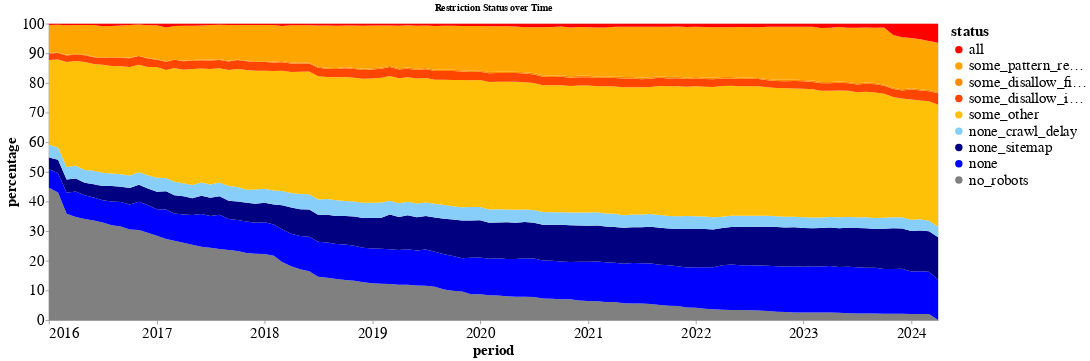
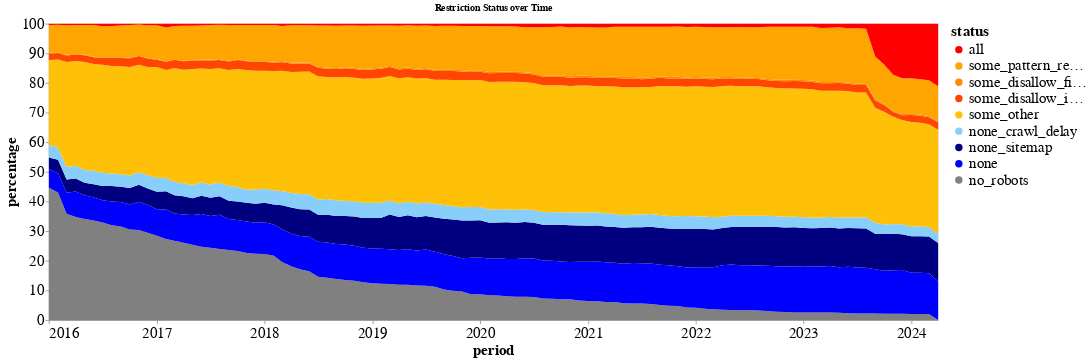
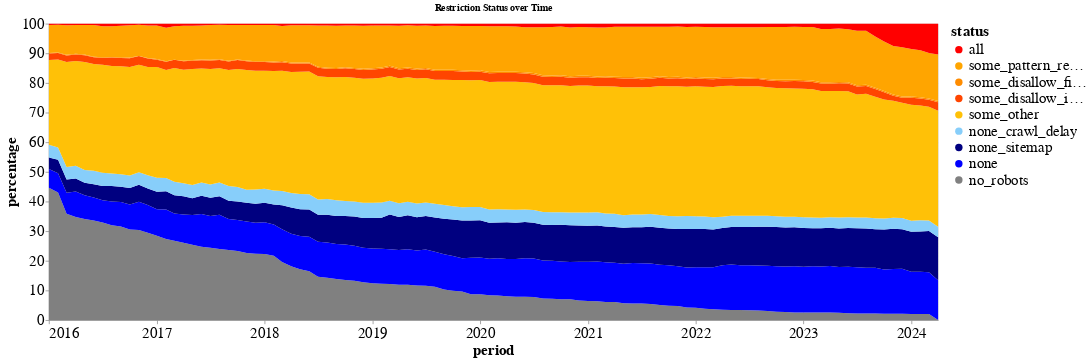
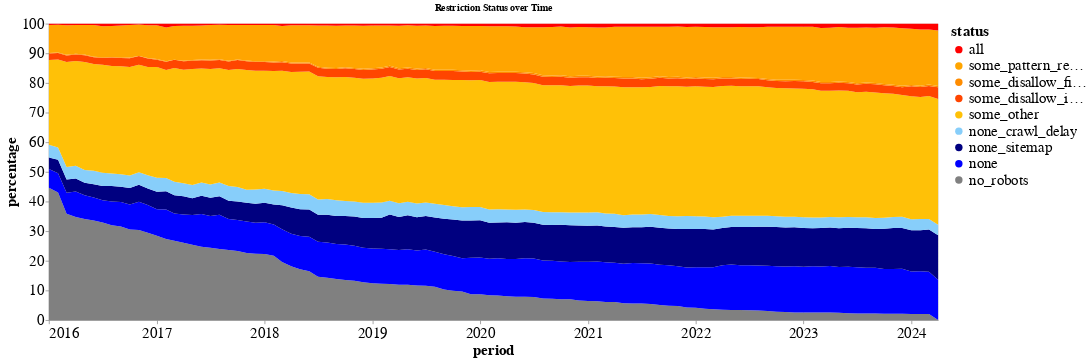

Notebook code cell kept with these figures, in order:
### Code cell
ordered_statuses = [
    "no_robots", "none", "none_sitemap", "none_crawl_delay", "some_other",
    "some_disallow_important_dir", "some_disallow_file_types", "some_pattern_restrictions", "all"
]

status_colors = {
    "all": "red",
    "some_pattern_restrictions": "#FFA500",
    "some_disallow_file_types": "#FF8C00",
    "some_disallow_important_dir": "#FF4500",
    "some_other": "#FFC107",
    "none_crawl_delay": "lightskyblue",
    "none_sitemap": "navy",
    "none": "blue",
    "no_robots": "gray"
}

legend_mapping = {
    "all": "Full restrictions",
    "some_pattern_restrictions": "Pattern-based restrictions",
    "some_disallow_file_types": "Disallow specific file types",
    "some_disallow_important_dir": "Disallow private directories",
    "some_other": "Other restrictions",
    "none_crawl_delay": "Crawl delay specified",
    "none_sitemap": "Sitemap provided",
    "none": "No restrictions or sitemap",
    "no_robots": "No Robots.txt"
}

for group in agent_groups_to_track:
    print(group)
    chart = robots_util.plot_robots_time_map_altair_detailed(
        robots_temporal_head_summary_detailed,
        agent_type=group,
        period_col='period',
        status_col='status',
        val_col='tokens',
        title='Restriction Status over Time',
        ordered_statuses=ordered_statuses,
        status_colors=status_colors,
    )
    chart.show()

### Figure 1 — Vega-Lite specification as saved in the notebook (floating-point values rounded to 4 significant figures; data arrays with more than 128 entries replaced by an {"elided": "..."} marker saying what was removed)
{"config": {"view": {"continuousWidth": 300, "continuousHeight": 300}, "axis": {"domain": true, "labelFont": "sans-serif", "labelFontSize": 20, "titleFont": "sans-serif", "titleFontSize": 20}, "axisX": {"domain": true, "format": "%Y", "labelAngle": 0, "labelExpr": "timeFormat(datum.value, '%Y')", "tickCount": "year"}, "axisY": {"domain": true, "format": ".0f", "labelExpr": "datum.value * 100"}, "legend": {"labelFont": "sans-serif", "labelFontSize": 20, "titleFont": "sans-serif", "titleFontSize": 20}}, "data": {"name": "data-7808ab903a5567640320a8684dc0fe5c"}, "mark": {"type": "area"}, "encoding": {"color": {"field": "status", "scale": {"domain": ["all", "some_pattern_restrictions", "some_disallow_file_types", "some_disallow_important_dir", "some_other", "none_crawl_delay", "none_sitemap", "none", "no_robots"], "range": ["red", "#FFA500", "#FF8C00", "#FF4500", "#FFC107", "lightskyblue", "navy", "blue", "gray"]}, "title": "status", "type": "nominal"}, "order": {"field": "order", "type": "quantitative"}, "x": {"axis": {"format": "%Y", "title": "period"}, "field": "period", "type": "temporal"}, "y": {"axis": {"format": ".0f", "title": "percentage"}, "field": "percentage", "scale": {"domain": [0, 1]}, "type": "quantitative"}}, "height": 400, "title": "Restriction Status over Time", "width": 1200, "$schema": "https://vega.github.io/schema/vega-lite/v5.17.0.json", "datasets": {"data-7808ab903a5567640320a8684dc0fe5c": {"elided": "900 records"}}}

### Figure 2 — Vega-Lite specification as saved in the notebook (floating-point values rounded to 4 significant figures; data arrays with more than 128 entries replaced by an {"elided": "..."} marker saying what was removed)
{"config": {"view": {"continuousWidth": 300, "continuousHeight": 300}, "axis": {"domain": true, "labelFont": "sans-serif", "labelFontSize": 20, "titleFont": "sans-serif", "titleFontSize": 20}, "axisX": {"domain": true, "format": "%Y", "labelAngle": 0, "labelExpr": "timeFormat(datum.value, '%Y')", "tickCount": "year"}, "axisY": {"domain": true, "format": ".0f", "labelExpr": "datum.value * 100"}, "legend": {"labelFont": "sans-serif", "labelFontSize": 20, "titleFont": "sans-serif", "titleFontSize": 20}}, "data": {"name": "data-5ed8b66865fa3cbe11611f7a07e4635c"}, "mark": {"type": "area"}, "encoding": {"color": {"field": "status", "scale": {"domain": ["all", "some_pattern_restrictions", "some_disallow_file_types", "some_disallow_important_dir", "some_other", "none_crawl_delay", "none_sitemap", "none", "no_robots"], "range": ["red", "#FFA500", "#FF8C00", "#FF4500", "#FFC107", "lightskyblue", "navy", "blue", "gray"]}, "title": "status", "type": "nominal"}, "order": {"field": "order", "type": "quantitative"}, "x": {"axis": {"format": "%Y", "title": "period"}, "field": "period", "type": "temporal"}, "y": {"axis": {"format": ".0f", "title": "percentage"}, "field": "percentage", "scale": {"domain": [0, 1]}, "type": "quantitative"}}, "height": 400, "title": "Restriction Status over Time", "width": 1200, "$schema": "https://vega.github.io/schema/vega-lite/v5.17.0.json", "datasets": {"data-5ed8b66865fa3cbe11611f7a07e4635c": {"elided": "900 records"}}}

### Figure 3 — Vega-Lite specification as saved in the notebook (floating-point values rounded to 4 significant figures; data arrays with more than 128 entries replaced by an {"elided": "..."} marker saying what was removed)
{"config": {"view": {"continuousWidth": 300, "continuousHeight": 300}, "axis": {"domain": true, "labelFont": "sans-serif", "labelFontSize": 20, "titleFont": "sans-serif", "titleFontSize": 20}, "axisX": {"domain": true, "format": "%Y", "labelAngle": 0, "labelExpr": "timeFormat(datum.value, '%Y')", "tickCount": "year"}, "axisY": {"domain": true, "format": ".0f", "labelExpr": "datum.value * 100"}, "legend": {"labelFont": "sans-serif", "labelFontSize": 20, "titleFont": "sans-serif", "titleFontSize": 20}}, "data": {"name": "data-be0ef931cd9f5ce6cd1b004677e28328"}, "mark": {"type": "area"}, "encoding": {"color": {"field": "status", "scale": {"domain": ["all", "some_pattern_restrictions", "some_disallow_file_types", "some_disallow_important_dir", "some_other", "none_crawl_delay", "none_sitemap", "none", "no_robots"], "range": ["red", "#FFA500", "#FF8C00", "#FF4500", "#FFC107", "lightskyblue", "navy", "blue", "gray"]}, "title": "status", "type": "nominal"}, "order": {"field": "order", "type": "quantitative"}, "x": {"axis": {"format": "%Y", "title": "period"}, "field": "period", "type": "temporal"}, "y": {"axis": {"format": ".0f", "title": "percentage"}, "field": "percentage", "scale": {"domain": [0, 1]}, "type": "quantitative"}}, "height": 400, "title": "Restriction Status over Time", "width": 1200, "$schema": "https://vega.github.io/schema/vega-lite/v5.17.0.json", "datasets": {"data-be0ef931cd9f5ce6cd1b004677e28328": {"elided": "900 records"}}}

### Figure 4 — Vega-Lite specification as saved in the notebook (floating-point values rounded to 4 significant figures; data arrays with more than 128 entries replaced by an {"elided": "..."} marker saying what was removed)
{"config": {"view": {"continuousWidth": 300, "continuousHeight": 300}, "axis": {"domain": true, "labelFont": "sans-serif", "labelFontSize": 20, "titleFont": "sans-serif", "titleFontSize": 20}, "axisX": {"domain": true, "format": "%Y", "labelAngle": 0, "labelExpr": "timeFormat(datum.value, '%Y')", "tickCount": "year"}, "axisY": {"domain": true, "format": ".0f", "labelExpr": "datum.value * 100"}, "legend": {"labelFont": "sans-serif", "labelFontSize": 20, "titleFont": "sans-serif", "titleFontSize": 20}}, "data": {"name": "data-5e7d1fb979672ad8ddf0ec686c935f13"}, "mark": {"type": "area"}, "encoding": {"color": {"field": "status", "scale": {"domain": ["all", "some_pattern_restrictions", "some_disallow_file_types", "some_disallow_important_dir", "some_other", "none_crawl_delay", "none_sitemap", "none", "no_robots"], "range": ["red", "#FFA500", "#FF8C00", "#FF4500", "#FFC107", "lightskyblue", "navy", "blue", "gray"]}, "title": "status", "type": "nominal"}, "order": {"field": "order", "type": "quantitative"}, "x": {"axis": {"format": "%Y", "title": "period"}, "field": "period", "type": "temporal"}, "y": {"axis": {"format": ".0f", "title": "percentage"}, "field": "percentage", "scale": {"domain": [0, 1]}, "type": "quantitative"}}, "height": 400, "title": "Restriction Status over Time", "width": 1200, "$schema": "https://vega.github.io/schema/vega-lite/v5.17.0.json", "datasets": {"data-5e7d1fb979672ad8ddf0ec686c935f13": {"elided": "900 records"}}}
